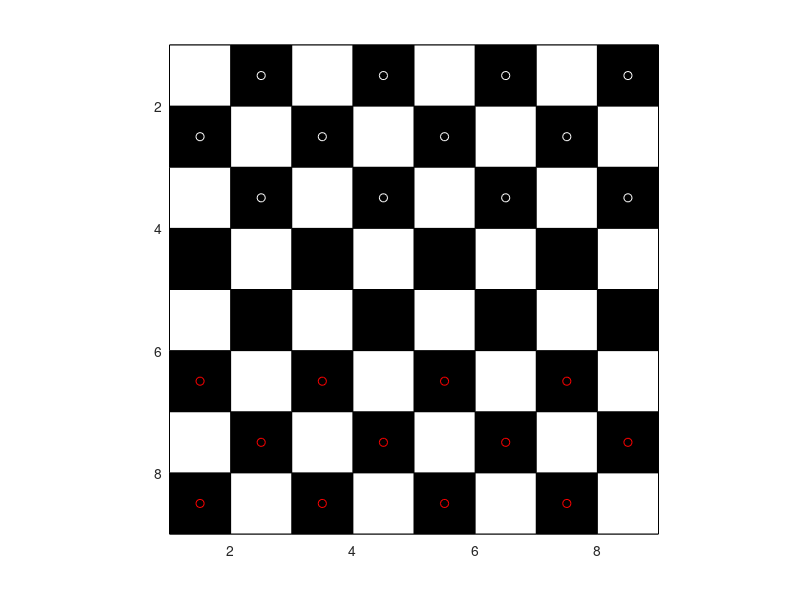

The MATLAB source for this figure:
board = zeros(8,8);

for i = 1:9
    for j= 1:9
        if(mod((i+j), 2) == 0)
            board(j,i) = 1;
        else
           board(j,i) = -1; 
        end
    end
end

pcolor(board);
colormap(gray(2));
axis ij;
axis square;
hold on;

for i = 1:9
    for j = 1:3
         if(board(i,j) == -1)
            board(i,j) = 2;
         end
    end
end

for i = 1:9
    for j = 6:9
         if(board(i,j) == -1)
            board(i,j) = 3;
         end
    end
end

for i = 1:9
    for j = 1:9
         if(i == 9 || j == 9)
            board(j,i) = 0;
         end
    end
end

for i = 1:9
   for j = 1:9
       if(board(i,j) == 2)
           plot(i+0.5,j+0.5,'wo')
       end
       if(board(i,j) == 3)
           plot(i+0.5,j+0.5,'ro')
       end
   end
end

